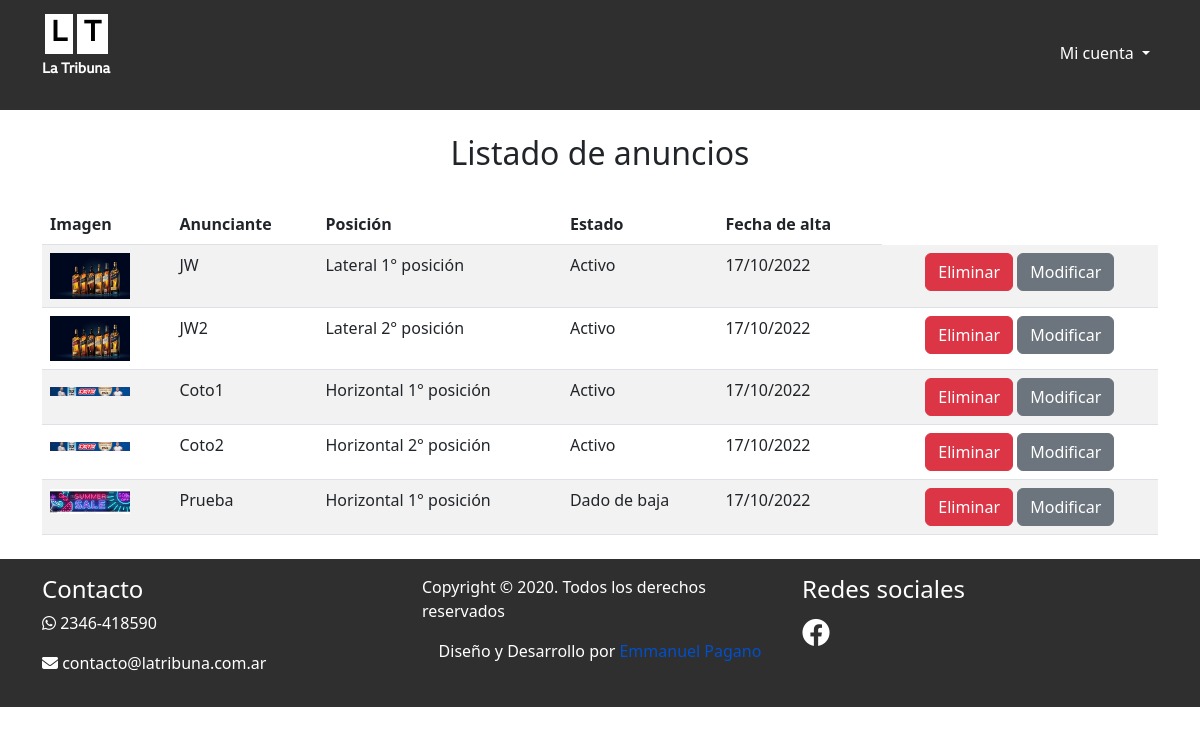
Page /adm/anuncios/listar.php (signed in) on the earlier database version.
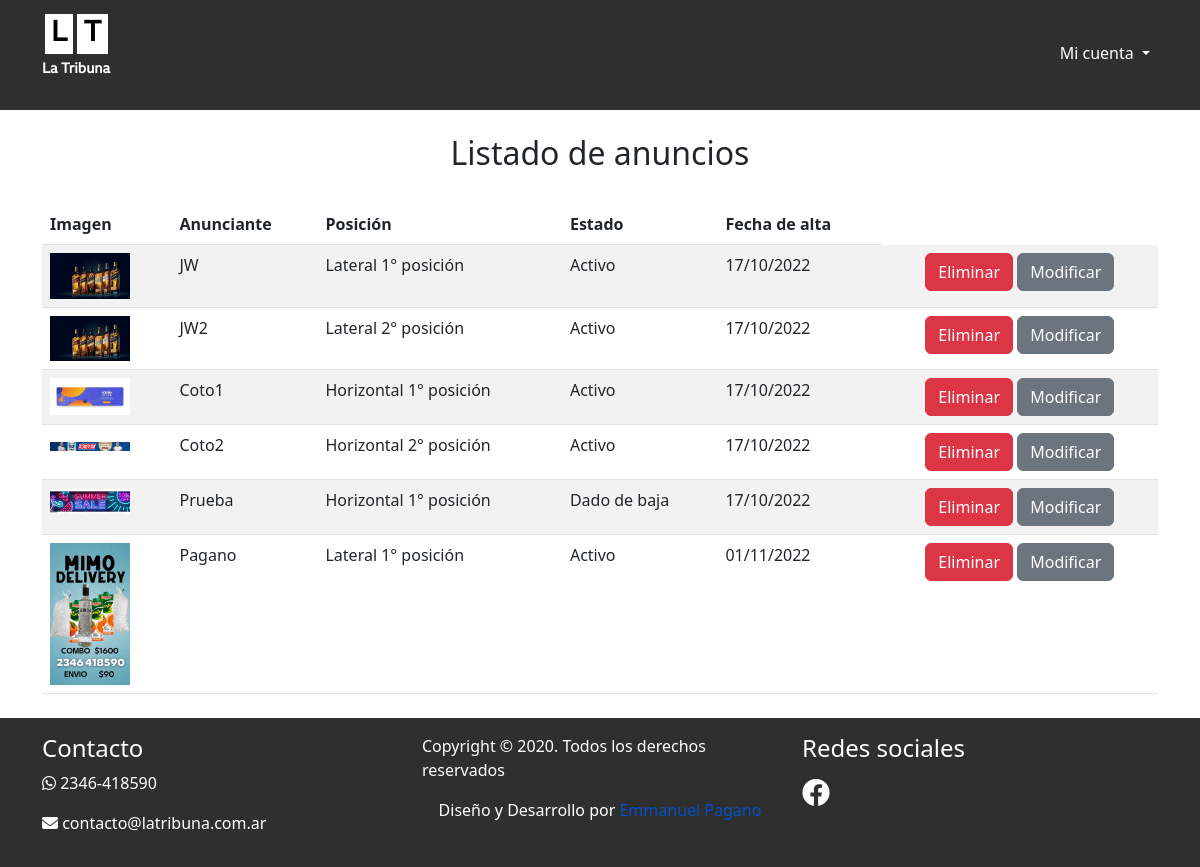
Same page on the later database version.
### tables this page shows
CREATE TABLE `anuncios` (
  `id_anuncio` int(11) NOT NULL,
  `url_anuncio` varchar(300) NOT NULL,
  `id_posicion_anuncio` int(11) NOT NULL,
  `fecha_alta` datetime NOT NULL DEFAULT current_timestamp(),
  `anunciante` varchar(300) NOT NULL,
  `baja_anuncio` tinyint(4) NOT NULL
);

CREATE TABLE `anuncios_posiciones` (
  `id_posicion_anuncio` int(11) NOT NULL,
  `posicion` varchar(250) NOT NULL
);

### adm/anuncios/listar.php (the view, shortened to what this page needs)
<?php
include('../../include/conexion.php');
$cmd = $conexion->prepare('SELECT * FROM anuncios INNER JOIN anuncios_posiciones ON anuncios_posiciones.id_posicion_anuncio = anuncios.id_posicion_anuncio;');
$cmd->execute();
$anuncios = $cmd->fetchAll();
?>
<!DOCTYPE html>
<html lang="es">
<head>
    <link rel="stylesheet" href="https://cdnjs.cloudflare.com/ajax/libs/font-awesome/6.2.0/css/all.min.css" />
    <link href="https://cdn.jsdelivr.net/npm/bootstrap@5.2.1/dist/css/bootstrap.min.css" rel="stylesheet">
    <link rel="stylesheet" href="../../css/styles.css">
</head>
<body>
<?php
require_once("../../include/header.php")
?>
<section>
    <div class="container">
        <h2 class="text-center py-4">Listado de anuncios</h2>
        <table class="table table-striped">
            <thead>
                <tr>
                <th scope="col">Imagen</th>
                <th scope="col">Anunciante</th>
                <th scope="col">Posición</th>
                <th scope="col">Estado</th>
                <th scope="col">Fecha de alta</th>
                </tr>
            </thead>
            <tbody>
                <?php
                foreach ($anuncios as $fila){
                    $estado = ($fila["baja_anuncio"]) ? 'Dado de baja' : 'Activo';
                    echo '
                    <tr>
                    <td> <img style="max-width: 80px;" src="../../img/anuncios/'.$fila["url_anuncio"].'" alt=""></td>
                    <td>'.$fila["anunciante"].'</td>
                    <td>'.$fila["posicion"].'</td>
                    <td>'.$estado.'</td>
                    <td>'.date("d/m/Y", strtotime($fila["fecha_alta"])).'</td>
                    <td class="text-center">
                    <a href="baja.php?id='.$fila["id_anuncio"].'" class="btn btn-danger">Eliminar</a>
                    <a href="modificar.php?id='.$fila["id_anuncio"].'" class="btn btn-secondary">Modificar</a>
                    </td>
                    </tr>
                    ';
                }
                ?>
            </tbody>
        </table>
    </div>
</section>
<?php
require_once("../../include/footer.php")
?>
</body>
</html>

### include/header.php (shortened to what this page needs)
<header>
<nav class="navbar navbar-expand-md">
  <div class="container">
    <a class="navbar-brand" href="<?php echo RUTARAIZ; ?>">
        <span>L</span><span>T</span>
        <p>La Tribuna</p>
    </a>
    <div class="collapse navbar-collapse justify-content-end" id="navbarNav">
      <ul class="navbar-nav">
        <?php if(isset($_SESSION['idUser'])): ?>
        <li class="nav-item dropdown ms-4">
          <a class="nav-link dropdown-toggle" href="#" id="navbarDropdown" role="button" data-bs-toggle="dropdown" aria-expanded="false">
            Mi cuenta
          </a>
        </li>
        <?php endif; ?>
      </ul>
    </div>
  </div>
</nav>
</header>

### include/footer.php
<footer class="mt-4">
  <div class="container">
    <div class="row">
      <div class="col-12 col-md-4">
        <h4>Contacto</h4>
        <ul>
          <li>
            <p><i class="fa-brands fa-whatsapp"></i> 2346-418590</p>
          </li>
          <li>
            <p><i class="fa-solid fa-envelope"></i> contacto@latribuna.com.ar</p>
          </li>
        </ul>
      </div>
      <div class="col-12 col-md-4 d-flex flex-column align-items-center copyright">
        <p>Copyright © 2020. Todos los derechos reservados</p>
        <p>Diseño y Desarrollo por <a href="http://www.emmapagano.com.ar/"> Emmanuel Pagano</a></p>
      </div>
      <div class="col-12 col-md-4 redes">
        <h4>Redes sociales</h4>
        <ul>
          <li>
            <a href="https://www.facebook.com/fb.latribuna"><i class="fa-brands fa-facebook"></i></a>
          </li>
        </ul>
      </div>
    </div>
  </div>
</footer>

### css/styles.css (style rules this page uses)
* { margin:0;padding:0;-webkit-box-sizing:border-box;box-sizing:border-box }
header { background-color:#2f2f2f }
header .navbar .navbar-brand { text-align:center }
header .navbar .navbar-brand span { padding:0.4rem;background-color:#fff;color:#000;font-family:ReithSans;font-weight:bold;font-size:28px }
header .navbar .navbar-brand span:first-child { margin-right:4px }
header .navbar .navbar-brand p { font-size:14px;font-family:ReithSans;font-weight:bold;margin-top:5px;color:#fff }
header .navbar .nav-link { color:#fff;padding-bottom:.8rem }
footer { padding:1rem 0;background-color:#2f2f2f;color:#fff }
footer .redes a { color:#fff;text-decoration:none;font-size:28px }
footer ul { list-style:none;padding:0 }
footer .copyright a { text-decoration:none;color:#0250c9 }

Differences in the rows shown:
changed anuncios "Coto1": url_anuncio: a different picture
added anuncios: url_anuncio (picture), anunciante "Pagano", id_posicion_anuncio.posicion "Lateral 1° posición", baja_anuncio "Activo", fecha_alta "01/11/2022"
